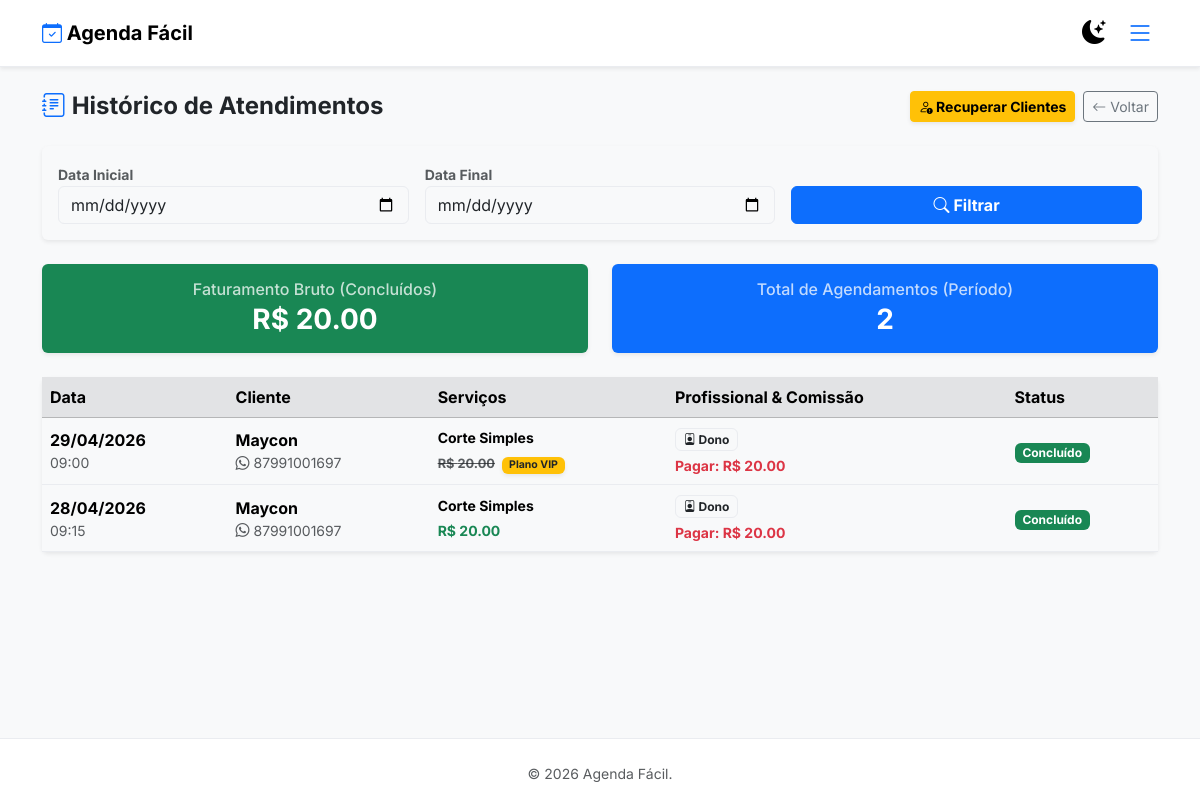
The app's page /admin/historico (signed in) with its own data.
### app.py (models this page shows, shortened)
class Appointment(db.Model):
    __tablename__ = 'appointments'
    id = db.Column(db.Integer, primary_key=True)
    client_name = db.Column(db.String(150), nullable=False)
    client_phone = db.Column(db.String(20), nullable=False)
    client_email = db.Column(db.String(120), nullable=False)
    appointment_date = db.Column(db.Date, nullable=False)
    appointment_time = db.Column(db.Time, nullable=False)
    notified = db.Column(db.Boolean, default=False)
    total_duration = db.Column(db.Integer, default=0, nullable=False)
    total_price = db.Column(db.Float, default=0.0, nullable=False)
    establishment_id = db.Column(db.Integer, db.ForeignKey('establishments.id'), nullable=False)
    status = db.Column(db.String(20), default='pendente')
    professional_id = db.Column(db.Integer, db.ForeignKey('professionals.id'), nullable=True)
    commission_value = db.Column(db.Float, default=0.0)
    rating = db.Column(db.Integer, nullable=True)
    services = db.relationship('Service', secondary=appointment_services, lazy='subquery', backref=db.backref('appointments', lazy=True))
    edit_token = db.Column(db.String(100), unique=True, nullable=True)
    @property
    def service_names(self):
        return " + ".join([s.name for s in self.services])

class Service(db.Model):
    __tablename__ = 'services'
    id = db.Column(db.Integer, primary_key=True)
    name = db.Column(db.String(100), nullable=False)
    duration = db.Column(db.Integer, nullable=False)
    price = db.Column(db.Float, nullable=False, default=0.0)
    establishment_id = db.Column(db.Integer, db.ForeignKey('establishments.id'), nullable=False)
    category_id = db.Column(db.Integer, db.ForeignKey('categories.id'), nullable=True)
    is_combo = db.Column(db.Boolean, default=False)
    original_price = db.Column(db.Float, nullable=True)
    is_club_included = db.Column(db.Boolean, default=False)
    is_hidden = db.Column(db.Boolean, default=False)

class Professional(db.Model):
    __tablename__ = 'professionals'
    id = db.Column(db.Integer, primary_key=True)
    name = db.Column(db.String(100), nullable=False)
    commission_rate = db.Column(db.Float, default=0.0)
    is_active = db.Column(db.Boolean, default=True)
    establishment_id = db.Column(db.Integer, db.ForeignKey('establishments.id'), nullable=False)
    appointments = db.relationship('Appointment', backref='professional', lazy=True)

### app.py (the view)
@app.route('/admin/historico')
@login_required
def historico_atendimentos():
    if not current_user.establishment.has_access: return redirect(url_for('planos'))
    est = current_user.establishment
    start_date_str = request.args.get('start_date'); end_date_str = request.args.get('end_date')
    query = Appointment.query.filter_by(establishment_id=est.id)
    if start_date_str:
        try: start_date = datetime.strptime(start_date_str, '%Y-%m-%d').date(); query = query.filter(Appointment.appointment_date >= start_date)
        except: pass
    if end_date_str:
        try: end_date = datetime.strptime(end_date_str, '%Y-%m-%d').date(); query = query.filter(Appointment.appointment_date <= end_date)
        except: pass
    appts = query.order_by(Appointment.appointment_date.desc(), Appointment.appointment_time.desc()).all()
    total_revenue = sum(a.total_price for a in appts if a.status in ['concluido', 'arquivado'])
    total_appts = len(appts)
    return render_template('historico.html', appointments=appts, establishment=est, start_date=start_date_str, end_date=end_date_str, total_revenue=total_revenue, total_appts=total_appts)

### app.py (called while the page is built)
@login_manager.user_loader
def load_user(user_id): return Admin.query.get(int(user_id))

    @property
    def has_access(self):
        if self.is_active: return True
        if self.trial_ends and get_now_brazil() < self.trial_ends: return True
        return False

### templates/historico.html (shortened to what this page needs)
{% extends 'layout.html' %}
{% block content %}
<div class="container py-4">
    <div class="d-flex justify-content-between align-items-center mb-4">
        <h2 class="h4 mb-0 fw-bold"><i class="bi bi-journal-text text-primary"></i> Histórico de Atendimentos</h2>
        <div class="d-flex gap-2">
            {% if establishment.plan_type == 'gestao' %}
                <button class="btn btn-warning btn-sm fw-bold shadow-sm" onclick="abrirModalInativos()">
                    <i class="bi bi-person-exclamation"></i> Recuperar Clientes
                </button>
            {% endif %}
            <a href="{{ url_for('admin_dashboard') }}" class="btn btn-outline-secondary btn-sm"><i class="bi bi-arrow-left"></i> Voltar</a>
        </div>
    </div>
    <div class="card shadow-sm border-0 mb-4 bg-body-tertiary">
        <div class="card-body">
            <form method="GET" action="{{ url_for('historico_atendimentos') }}" class="row g-3 align-items-end">
                <div class="col-md-4">
                    <label class="small fw-bold text-muted">Data Inicial</label>
                    <input type="date" name="start_date" class="form-control" value="{{ start_date or '' }}">
                </div>
                <div class="col-md-4">
                    <label class="small fw-bold text-muted">Data Final</label>
                    <input type="date" name="end_date" class="form-control" value="{{ end_date or '' }}">
                </div>
                <div class="col-md-4">
                    <button class="btn btn-primary w-100 fw-bold"><i class="bi bi-search"></i> Filtrar</button>
                </div>
            </form>
        </div>
    </div>
    <div class="row mb-4">
        <div class="col-md-6">
            <div class="card border-0 shadow-sm bg-success text-white">
                <div class="card-body text-center">
                    <h6 class="mb-1 opacity-75">Faturamento Bruto (Concluídos)</h6>
                    <h3 class="mb-0 fw-bold">R$ {{ "%.2f"|format(total_revenue) }}</h3>
                </div>
            </div>
        </div>
        <div class="col-md-6 mt-3 mt-md-0">
            <div class="card border-0 shadow-sm bg-primary text-white">
                <div class="card-body text-center">
                    <h6 class="mb-1 opacity-75">Total de Agendamentos (Período)</h6>
                    <h3 class="mb-0 fw-bold">{{ total_appts }}</h3>
                </div>
            </div>
        </div>
    </div>
    <div class="card shadow-sm border-0">
        <div class="card-body p-0 table-responsive">
            <table class="table table-hover align-middle mb-0">
                <thead class="table-secondary">
                    <tr>
                        <th>Data</th>
                        <th>Cliente</th>
                        <th>Serviços</th>
                        <th>Profissional & Comissão</th>
                        <th>Status</th>
                    </tr>
                </thead>
                <tbody>
                    {% for a in appointments %}
                    <tr>
                        <td>
                            <div class="fw-bold text-body-emphasis">{{ a.appointment_date.strftime('%d/%m/%Y') }}</div>
                            <div class="small text-muted">{{ a.appointment_time.strftime('%H:%M') }}</div>
                        </td>
                        <td>
                            <div class="fw-bold">{{ a.client_name }}</div>
                            <div class="small text-muted"><i class="bi bi-whatsapp"></i> {{ a.client_phone }}</div>
                        </td>
                        <td>
                            <div class="small fw-bold mb-1">{{ a.service_names }}</div>
                            {% set valor_real = a.services | sum(attribute='price') %}
                            <div class="text-success fw-bold small">
                                {% if a.total_price < valor_real %}
                                    <span class="text-muted text-decoration-line-through me-1" style="font-size: 0.8rem;">R$ {{ "%.2f"|format(valor_real) }}</span>
                                    {% if a.total_price == 0 %}
                                        <span class="badge bg-warning text-dark shadow-sm">Plano VIP</span>
                                    {% else %}
                                        R$ {{ "%.2f"|format(a.total_price) }}
                                    {% endif %}
                                {% else %}
                                    R$ {{ "%.2f"|format(a.total_price) }}
                                {% endif %}
                            </div>
                        </td>
                        <td>
                            {% if establishment.plan_type == 'gestao' and a.professional %}
                                <div class="badge bg-light border text-dark mb-1"><i class="bi bi-person-badge"></i> {{ a.professional.name }}</div>
                                {% if a.status in ['concluido', 'arquivado'] and a.commission_value > 0 %}
                                    <div class="text-danger small fw-bold" title="Valor a repassar ao profissional">Pagar: R$ {{ "%.2f"|format(a.commission_value) }}</div>
                                {% endif %}
                            {% else %}
                                <span class="text-muted small">-</span>
                            {% endif %}
                        </td>
                        <td>
                            {% if a.status in ['concluido', 'arquivado'] %}
                                <span class="badge bg-success">Concluído</span>
                            {% elif a.status == 'falta' %}
                                <span class="badge bg-danger">Falta (No-show)</span>
                            {% elif a.status == 'cancelado' %}
                                <span class="badge bg-secondary">Cancelado</span>
                            {% else %}
                                <span class="badge bg-warning text-dark">Pendente</span>
                            {% endif %}
                        </td>
                    </tr>
                    {% else %}
                    <tr><td colspan="5" class="text-center py-4 text-muted">Nenhum agendamento encontrado no período.</td></tr>
                    {% endfor %}
                </tbody>
            </table>
        </div>
    </div>
</div>
{% endblock %}

### templates/layout.html (shortened to what this page needs)
<!DOCTYPE html>
<html lang="pt-br">
<head>
    <link href="https://cdn.jsdelivr.net/npm/bootstrap@5.3.3/dist/css/bootstrap.min.css" rel="stylesheet">
    <link rel="stylesheet" href="https://cdn.jsdelivr.net/npm/bootstrap-icons@1.11.3/font/bootstrap-icons.min.css">
</head>
<body>
    <nav class="navbar navbar-expand-lg border-bottom shadow-sm sticky-top py-2 bg-body">
        <div class="container">
            <a class="navbar-brand fw-bold text-body-emphasis" href="{{ url_for('index') }}">
                <i class="bi bi-calendar-check text-primary"></i> Agenda Fácil
            </a>
            <div class="d-flex align-items-center ms-auto gap-3">
                <button class="btn btn-link p-0 border-0 shadow-none text-body-emphasis" onclick="toggleTheme()" title="Mudar Tema">
                    <i class="bi bi-moon-stars-fill fs-4" id="theme-icon"></i>
                </button>
                {% if current_user.is_authenticated %}
                    <button class="btn btn-outline-primary border-0 p-1" type="button" data-bs-toggle="offcanvas" data-bs-target="#sidebarMenu">
                        <i class="bi bi-list fs-3"></i>
                    </button>
                {% endif %}
            </div>
        </div>
    </nav>
    <main class="container-fluid p-0">
        {% block content %}{% endblock %}
    </main>
    <footer class="bg-body border-top pt-4 pb-3 mt-auto">
        <div class="container text-center">
            <p class="text-muted small mb-0">© 2026 Agenda Fácil.</p>
        </div>
    </footer>
</body>
</html>

### templates/layout.html (style rules this page uses)
body { font-family: 'Inter', sans-serif; display: flex; flex-direction: column; min-height: 100vh; }
a { text-decoration: none; }
main { flex: 1; }
body, .navbar, .card, .offcanvas { transition: background-color 0.3s ease, color 0.3s ease, border-color 0.3s ease; }
[data-bs-theme="light"] { --bs-body-bg: #f8f9fa; --bs-card-bg: #ffffff; --bs-border-color: #eaecf0; --bs-tertiary-bg: #f1f3f5; }

### records on screen
Appointment: appointment_date "29/04/2026", appointment_time "09:00", client_name "Maycon", client_phone "87991001697", service_names "Corte Simples", valor_real "20.00", total_price "Plano VIP", professional.name "Dono", commission_value "20.00", status "Concluído"
Appointment: appointment_date "28/04/2026", appointment_time "09:15", client_name "Maycon", client_phone "87991001697", service_names "Corte Simples", total_price "20.00", professional.name "Dono", commission_value "20.00", status "Concluído"

### other values on screen
{{ "%.2f"|format(total_revenue) }} "20.00"
{{ total_appts }} "2"
